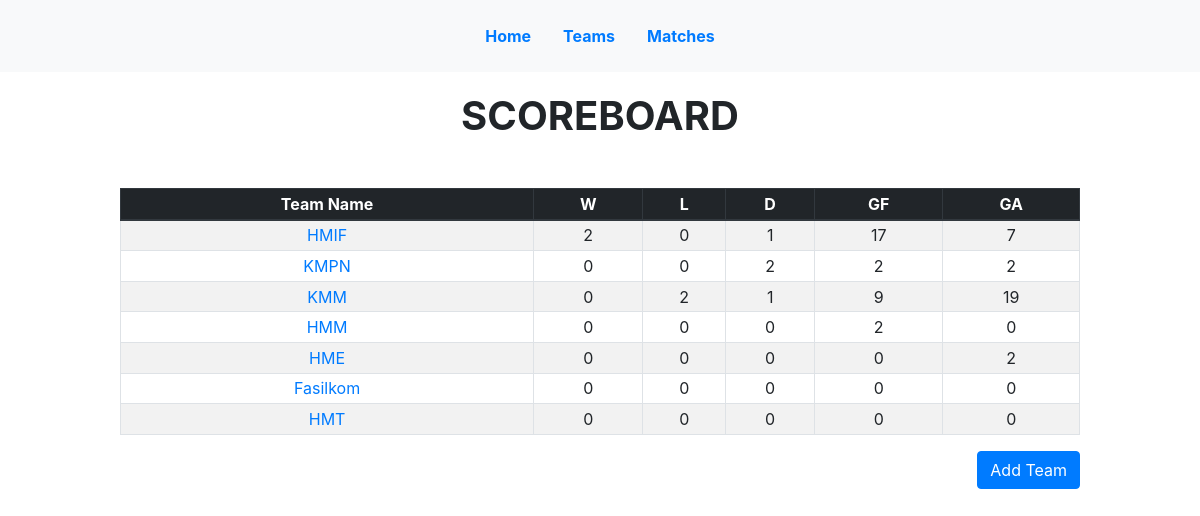
Page /teams/ on the earlier database version.
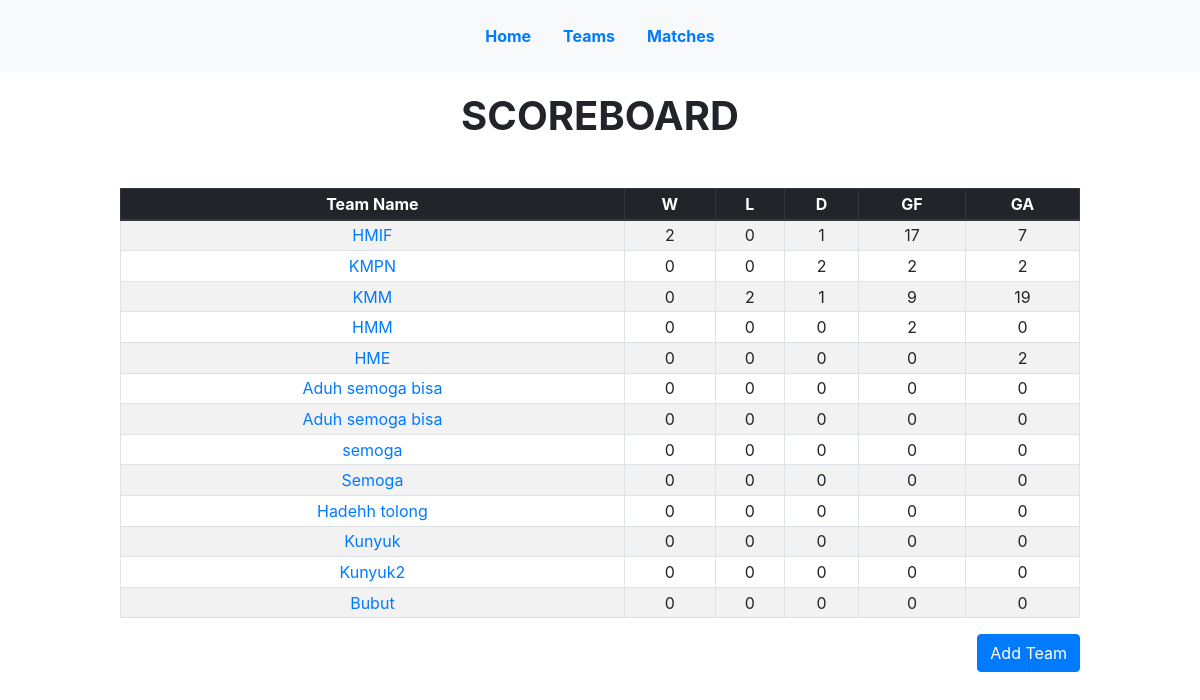
Same page on the later database version.
### stats/models.py (models this page shows, shortened)
class Team(models.Model):
    class Meta:
        ordering = ['-win','-draw','-lose','-goal_for','-goal_against']
    name = models.CharField(max_length=100)
    logo = models.ImageField(null=True, blank=True)
    points = models.IntegerField(default=0)
    goal_for = models.IntegerField(default=0)
    goal_against = models.IntegerField(default=0)
    win = models.IntegerField(default=0)
    lose = models.IntegerField(default=0)
    draw = models.IntegerField(default=0)

### stats/views.py (the view)
# urls.py: path('teams/',views.TeamListView.as_view(),name='team_list'),
class TeamListView(FormListView):
    form_class = TeamForm
    model = Team
    context_object_name = 'team_list'
    template_name = 'team_list.html'

### stats/views.py (called while the page is built)
    def get(self, request, *args, **kwargs):
        form_class = self.get_form_class()
        self.form = self.get_form(form_class)
        self.object_list = self.get_queryset()
        allow_empty = self.get_allow_empty()
        if not allow_empty and len(self.object_list) == 0:
            raise Http404(_(u"Empty list and '%(class_name)s.allow_empty' is False.")
                          % {'class_name': self.__class__.__name__})
        context = self.get_context_data(object_list=self.object_list, form=self.form)
        return self.render_to_response(context)

### templates/team_list.html (shortened to what this page needs)
{% extends 'base.html' %}
{% block content %}
<div class="team_list">
<h1 class="text-center mb-5 font-weight-bold">SCOREBOARD</h1>
  <div class="table-responsive">
	  <table class="scoreboard table table-striped table-bordered table-sm">
	    <thead class="thead-dark">
	      <tr>
	        <th>Team Name</th>
	        <th>W</th>
	        <th>L</th>
	        <th>D</th>
	        <th>GF</th>
	        <th>GA</th>
	      </tr>
	    </thead>
	    <tbody>
	      {% for team in team_list %}
	      <tr>
	      <td><a href="{% url 'team_detail' team.pk %}">{{team.name}}</a></td>
	        <td>{{team.win}}</td>
	        <td>{{team.lose}}</td>
	        <td>{{team.draw}}</td>
	        <td>{{team.goal_for}}</td>
	        <td>{{team.goal_against}}</td>
	      </tr>
	      {% endfor %}
	    </tbody>
	  </table>
  </div>
<button class="btn btn-primary float-right" id="add_team">Add Team</button>
</div>
{% endblock content %}

Differences in the rows shown:
removed Team: name "Fasilkom", win "0", lose "0", draw "0", goal_for "0", goal_against "0"
removed Team: name "HMT", win "0", lose "0", draw "0", goal_for "0", goal_against "0"
added Team: name "Aduh semoga bisa", win "0", lose "0", draw "0", goal_for "0", goal_against "0"
added Team: name "Aduh semoga bisa", win "0", lose "0", draw "0", goal_for "0", goal_against "0"
added Team: name "semoga", win "0", lose "0", draw "0", goal_for "0", goal_against "0"
added Team: name "Semoga", win "0", lose "0", draw "0", goal_for "0", goal_against "0"
added Team: name "Hadehh tolong", win "0", lose "0", draw "0", goal_for "0", goal_against "0"
added Team: name "Kunyuk", win "0", lose "0", draw "0", goal_for "0", goal_against "0"
added Team: name "Kunyuk2", win "0", lose "0", draw "0", goal_for "0", goal_against "0"
added Team: name "Bubut", win "0", lose "0", draw "0", goal_for "0", goal_against "0"
